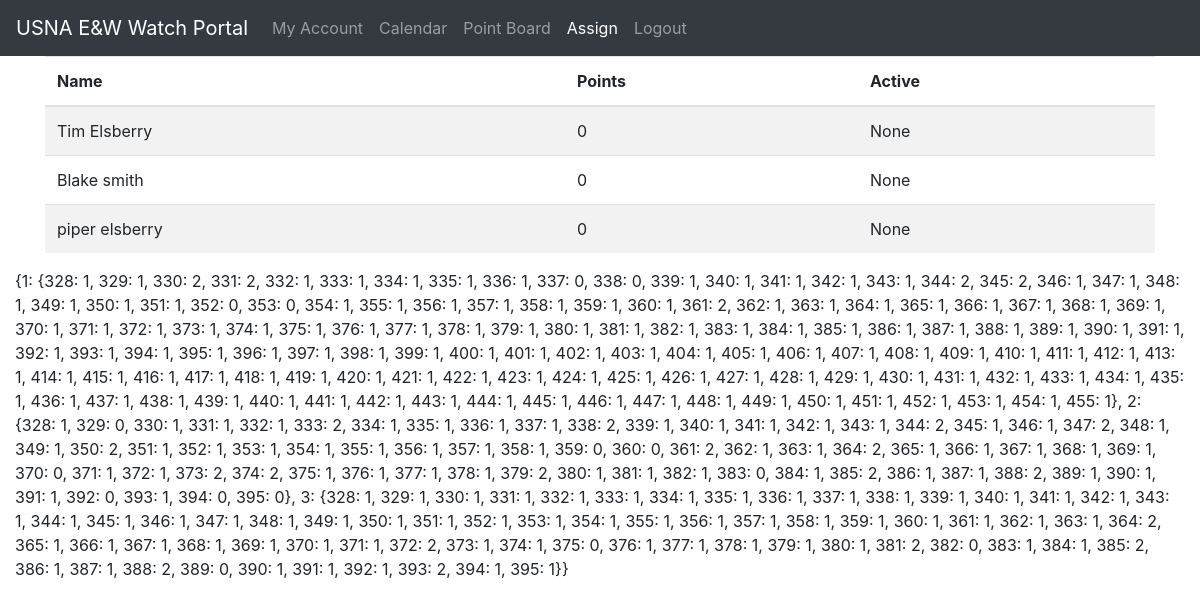
Screenshot of /assign with the database file from the repository.
### app.py (models this page shows, shortened)
class User(UserMixin,db.Model):
    __tablename__='Users'
    id = db.Column(db.Integer, primary_key=True)
    active = db.Column(db.Boolean, default=True)
    first = db.Column(db.String(128))
    last = db.Column(db.String(128))
    email = db.Column(db.String(64), index=True, unique=True)
    password_hash = db.Column(db.String(128))
    created = db.Column(db.DateTime, index=False, unique=False, default=date.today())
    phone = db.Column(db.Integer)
    qualified = db.Column(db.Boolean, index=True, unique=False, default=False)
    data = db.Column(db.String(32768), index=False, unique=False)
    points = db.Column(db.Integer, index=True, unique=False, default=0)
    def __repr__(self):
        return f"{self.first} {self.last}"

### app.py (the view)
@app.route('/assign', methods=["GET","POST"])
def assign():
    users=User.query.all()
    return render_template('assign.html',calendar=calendar,users=users,bids={u.id:load_user_bid_dict(u.id) for u in users})

### app.py (called while the page is built)
def load_user_bid_dict(u_id):
    try: user_bid_dict = json.loads(User.query.get(u_id).data)
    except: user_bid_dict = {}
    user_bid_dict={int(k):int(v) for k,v in user_bid_dict.items()}
    return user_bid_dict

### templates/assign.html
{%extends "base.html"%}
{%block content%}
<div class="container">
<table class="table table-striped table-hover">
    <thead>
        <tr>
            <th scope="col">Name</th>
            <th scope="col">Points</th>
            <th scope="col">Active</th>
        </tr>
    </thead>
<tbody>
    {%for u in users%}
    <tr>
        <td>{{u}}</td>
        <td>{{u.points}}</td>
        <td>{{u.active}}</td>
    </tr>
    {%endfor%}
</tbody>
</table>
</div>
<p>{{bids}}</p>
{%endblock%}

### templates/base.html (shortened to what this page needs)
<!DOCTYPE html>
<html lang="en">
<head>
    <link rel="stylesheet" href="https://stackpath.bootstrapcdn.com/bootstrap/4.3.1/css/bootstrap.min.css">
    <link rel="stylesheet" href="/static/style.css">
</head>
<body>
    <nav class="navbar navbar-expand-md navbar-dark bg-dark">
        <a class="navbar-brand" href="/">USNA E&W Watch Portal</a>
        <div class="collapse navbar-collapse" id="navbarNav">
            <ul class="navbar-nav">
                <li class="nav-item {%if request.path == '/parking'%}active{%endif%}"">
                    <a class=" nav-link" href="/">My Account</a>
                </li>
                <li class="nav-item {%if request.path == '/jets'%}active{%endif%}"">
                    <a class=" nav-link" href="/calendar">Calendar</a>
                </li>
                <li class="nav-item {%if request.path == '/points'%}active{%endif%}"">
                    <a class=" nav-link" href="/points">Point Board</a>
                </li>
                <li class="nav-item {%if request.path == '/assign'%}active{%endif%}"">
                    <a class=" nav-link" href="/assign">Assign</a>
                </li>
                <li class="nav-item {%if request.path == '/logout'%}active{%endif%}"">
                    <a class=" nav-link" href="/logout">Logout</a>
                </li>
            </ul>
        </div>
    </nav>
    <div class="container-fluid">
        {% block content %}
        {% endblock %}
    </div>
</body>
</html>

### rows the page displays
User: first+last "Tim Elsberry", points "0", active "None"
User: first+last "Blake smith", points "0", active "None"
User: first+last "piper elsberry", points "0", active "None"
